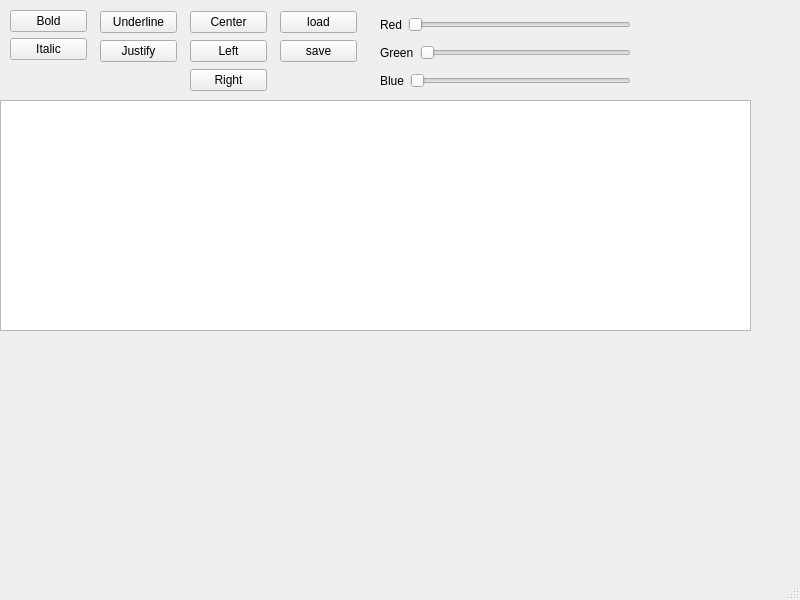
<?xml version="1.0" encoding="UTF-8"?>
<ui version="4.0">
 <class>textRedactor</class>
 <widget class="QMainWindow" name="textRedactor">
  <property name="geometry">
   <rect>
    <x>0</x>
    <y>0</y>
    <width>800</width>
    <height>600</height>
   </rect>
  </property>
  <property name="windowTitle">
   <string>textRedactor</string>
  </property>
  <widget class="QWidget" name="centralwidget">
   <widget class="QTextEdit" name="Input">
    <property name="geometry">
     <rect>
      <x>0</x>
      <y>100</y>
      <width>751</width>
      <height>231</height>
     </rect>
    </property>
   </widget>
   <widget class="QWidget" name="layoutWidget">
    <property name="geometry">
     <rect>
      <x>190</x>
      <y>10</y>
      <width>77</width>
      <height>83</height>
     </rect>
    </property>
    <layout class="QVBoxLayout" name="verticalLayout">
     <item>
      <widget class="QPushButton" name="b_center">
       <property name="text">
        <string>Center</string>
       </property>
      </widget>
     </item>
     <item>
      <widget class="QPushButton" name="b_left">
       <property name="text">
        <string>Left</string>
       </property>
      </widget>
     </item>
     <item>
      <widget class="QPushButton" name="b_right">
       <property name="text">
        <string>Right</string>
       </property>
      </widget>
     </item>
    </layout>
   </widget>
   <widget class="QWidget" name="layoutWidget">
    <property name="geometry">
     <rect>
      <x>10</x>
      <y>10</y>
      <width>77</width>
      <height>51</height>
     </rect>
    </property>
    <layout class="QVBoxLayout" name="verticalLayout_2">
     <item>
      <widget class="QPushButton" name="b_bold">
       <property name="text">
        <string>Bold</string>
       </property>
      </widget>
     </item>
     <item>
      <widget class="QPushButton" name="b_italic">
       <property name="text">
        <string>Italic</string>
       </property>
      </widget>
     </item>
    </layout>
   </widget>
   <widget class="QWidget" name="layoutWidget">
    <property name="geometry">
     <rect>
      <x>280</x>
      <y>10</y>
      <width>77</width>
      <height>54</height>
     </rect>
    </property>
    <layout class="QVBoxLayout" name="verticalLayout_3">
     <item>
      <widget class="QPushButton" name="b_load">
       <property name="text">
        <string>load</string>
       </property>
      </widget>
     </item>
     <item>
      <widget class="QPushButton" name="b_save">
       <property name="text">
        <string>save</string>
       </property>
      </widget>
     </item>
    </layout>
   </widget>
   <widget class="QWidget" name="">
    <property name="geometry">
     <rect>
      <x>380</x>
      <y>10</y>
      <width>251</width>
      <height>86</height>
     </rect>
    </property>
    <layout class="QVBoxLayout" name="verticalLayout_4">
     <item>
      <layout class="QHBoxLayout" name="horizontalLayout">
       <item>
        <widget class="QLabel" name="Red">
         <property name="text">
          <string>Red</string>
         </property>
        </widget>
       </item>
       <item>
        <widget class="QSlider" name="red">
         <property name="orientation">
          <enum>Qt::Horizontal</enum>
         </property>
        </widget>
       </item>
      </layout>
     </item>
     <item>
      <layout class="QHBoxLayout" name="horizontalLayout_2">
       <item>
        <widget class="QLabel" name="Green">
         <property name="text">
          <string>Green</string>
         </property>
        </widget>
       </item>
       <item>
        <widget class="QSlider" name="green">
         <property name="orientation">
          <enum>Qt::Horizontal</enum>
         </property>
        </widget>
       </item>
      </layout>
     </item>
     <item>
      <layout class="QHBoxLayout" name="horizontalLayout_3">
       <item>
        <widget class="QLabel" name="Blue">
         <property name="text">
          <string>Blue</string>
         </property>
        </widget>
       </item>
       <item>
        <widget class="QSlider" name="blue">
         <property name="orientation">
          <enum>Qt::Horizontal</enum>
         </property>
        </widget>
       </item>
      </layout>
     </item>
    </layout>
   </widget>
   <widget class="QWidget" name="">
    <property name="geometry">
     <rect>
      <x>100</x>
      <y>10</y>
      <width>77</width>
      <height>54</height>
     </rect>
    </property>
    <layout class="QVBoxLayout" name="verticalLayout_5">
     <item>
      <widget class="QPushButton" name="b_underline">
       <property name="text">
        <string>Underline</string>
       </property>
       <property name="autoDefault">
        <bool>false</bool>
       </property>
       <property name="default">
        <bool>false</bool>
       </property>
       <property name="flat">
        <bool>false</bool>
       </property>
      </widget>
     </item>
     <item>
      <widget class="QPushButton" name="b_justify">
       <property name="text">
        <string>Justify</string>
       </property>
      </widget>
     </item>
    </layout>
   </widget>
  </widget>
  <widget class="QMenuBar" name="menubar">
   <property name="geometry">
    <rect>
     <x>0</x>
     <y>0</y>
     <width>800</width>
     <height>21</height>
    </rect>
   </property>
  </widget>
  <widget class="QStatusBar" name="statusbar"/>
 </widget>
 <resources/>
 <connections/>
</ui>
